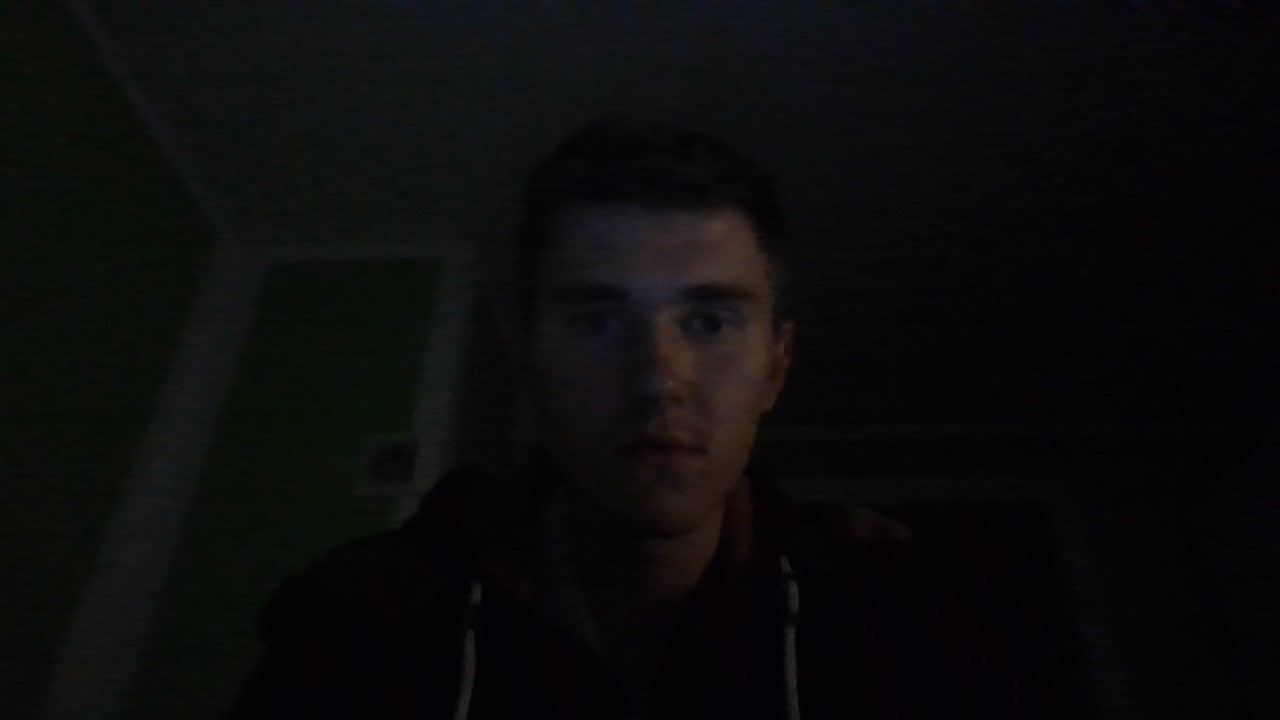
#> input picture imagesDB/daw_dark_1.jpg, 1280 x 720 px, found by its file name
$ python image_enhancer.py
#> lines starting #> are read from the running program, lines starting #| are printed output that depends on the picture
#> further down, image is the input picture: shape (720, 1280, 3); mean B, G, R 11.2, 10.8, 10.9
import cv2
import numpy as np
from matplotlib import pyplot as plt

# Automatic brightness and contrast optimization with optional histogram clipping
# [43 lines left out: function automatic_brightness_and_contrast, not called in this run]

def gamma_correction(image, gamma):
     ## [changing-contrast-brightness-gamma-correction]
#> called with gamma = 0.4
    lookUpTable = np.empty((1,256), np.uint8)
    for i in range(256):
        lookUpTable[0,i] = np.clip(pow(i / 255.0, gamma) * 255.0, 0, 255)

    res = cv2.LUT(image, lookUpTable)
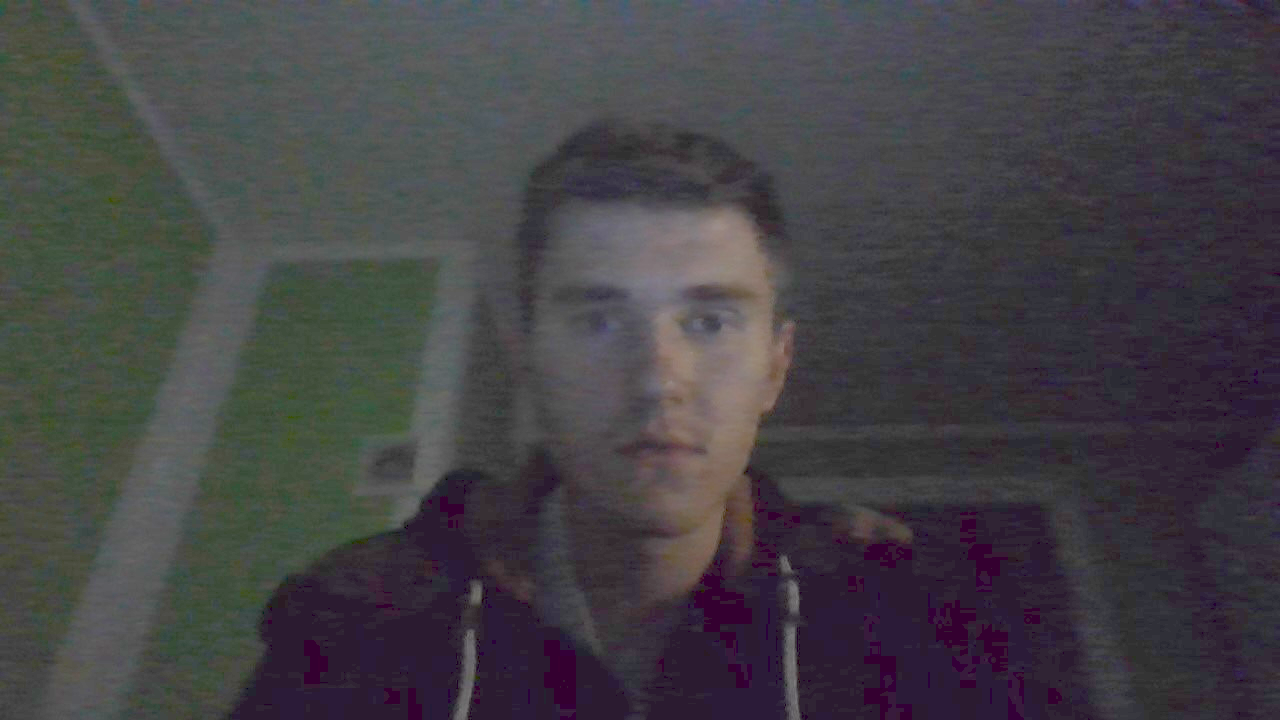
#> res: shape (720, 1280, 3); mean B, G, R 69.2, 65.3, 67.6
    ## [changing-contrast-brightness-gamma-correction]

    img_gamma_corrected = cv2.hconcat([image, res])
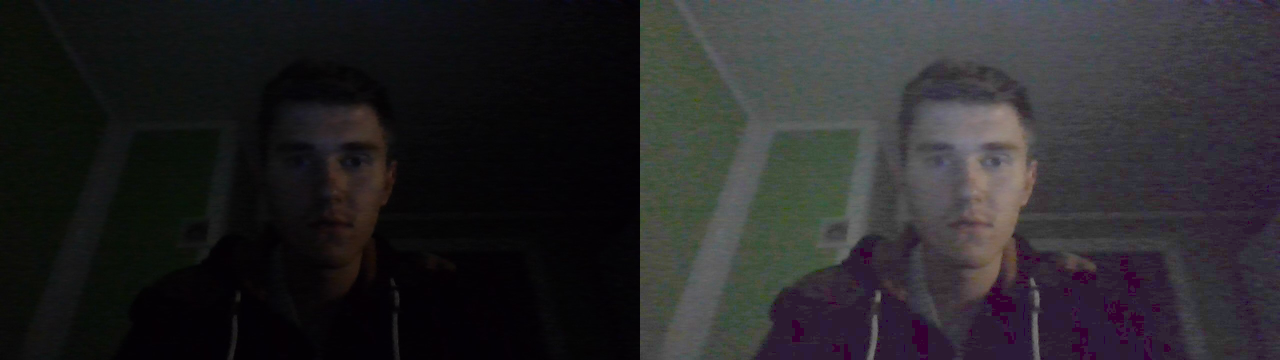
#> img_gamma_corrected: shape (720, 2560, 3) (shown at 1/2 size); mean B, G, R 40.2, 38, 39.3
    cv2.imshow("Gamma correction", img_gamma_corrected)
    cv2.waitKey()


image = cv2.imread('daw_dark_1.jpg')
gamma_correction(image, 0.4)
# [5 lines of commented-out code are left out]
